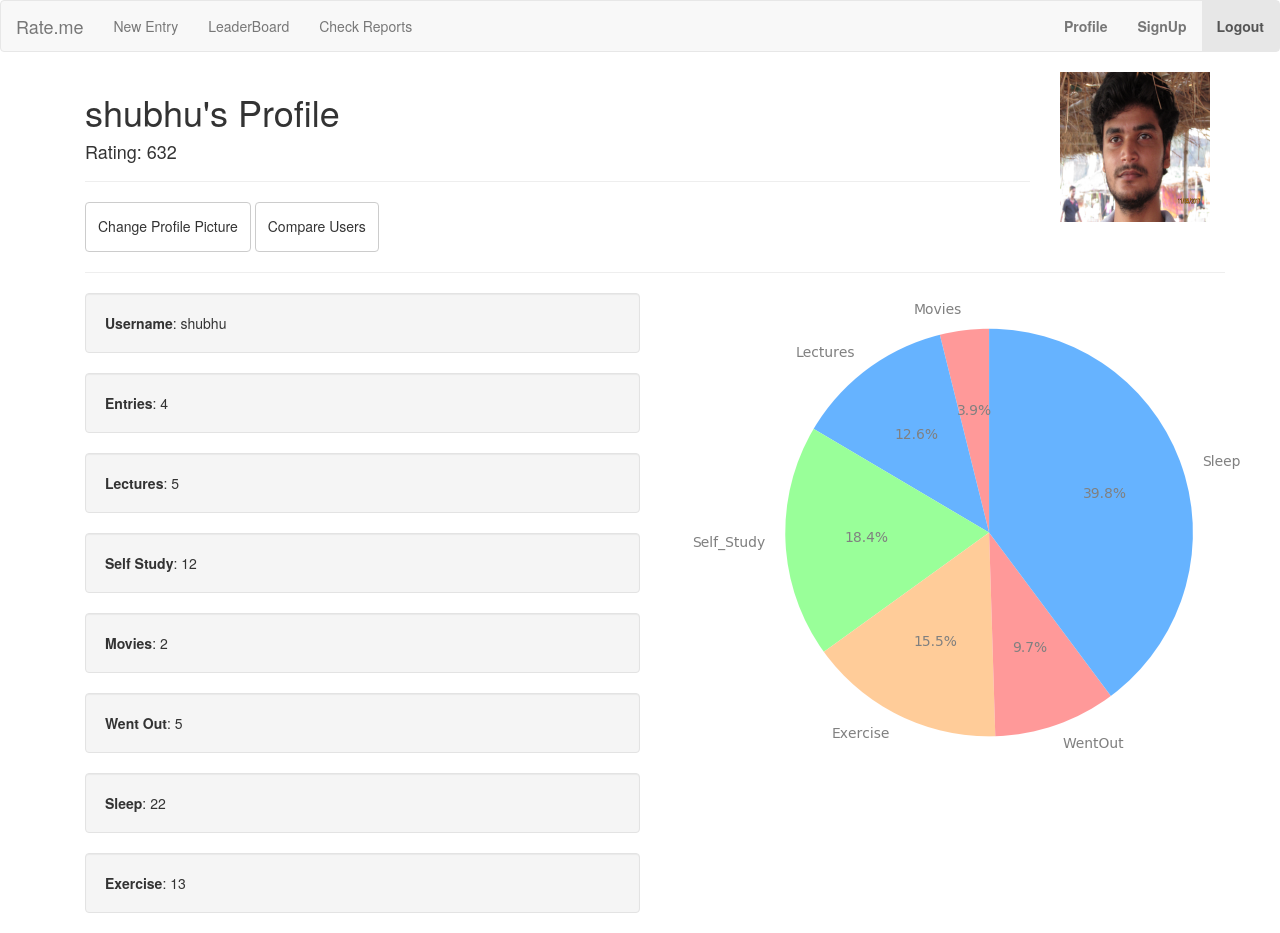
The app's page /users/profile/shubhu/, older data.
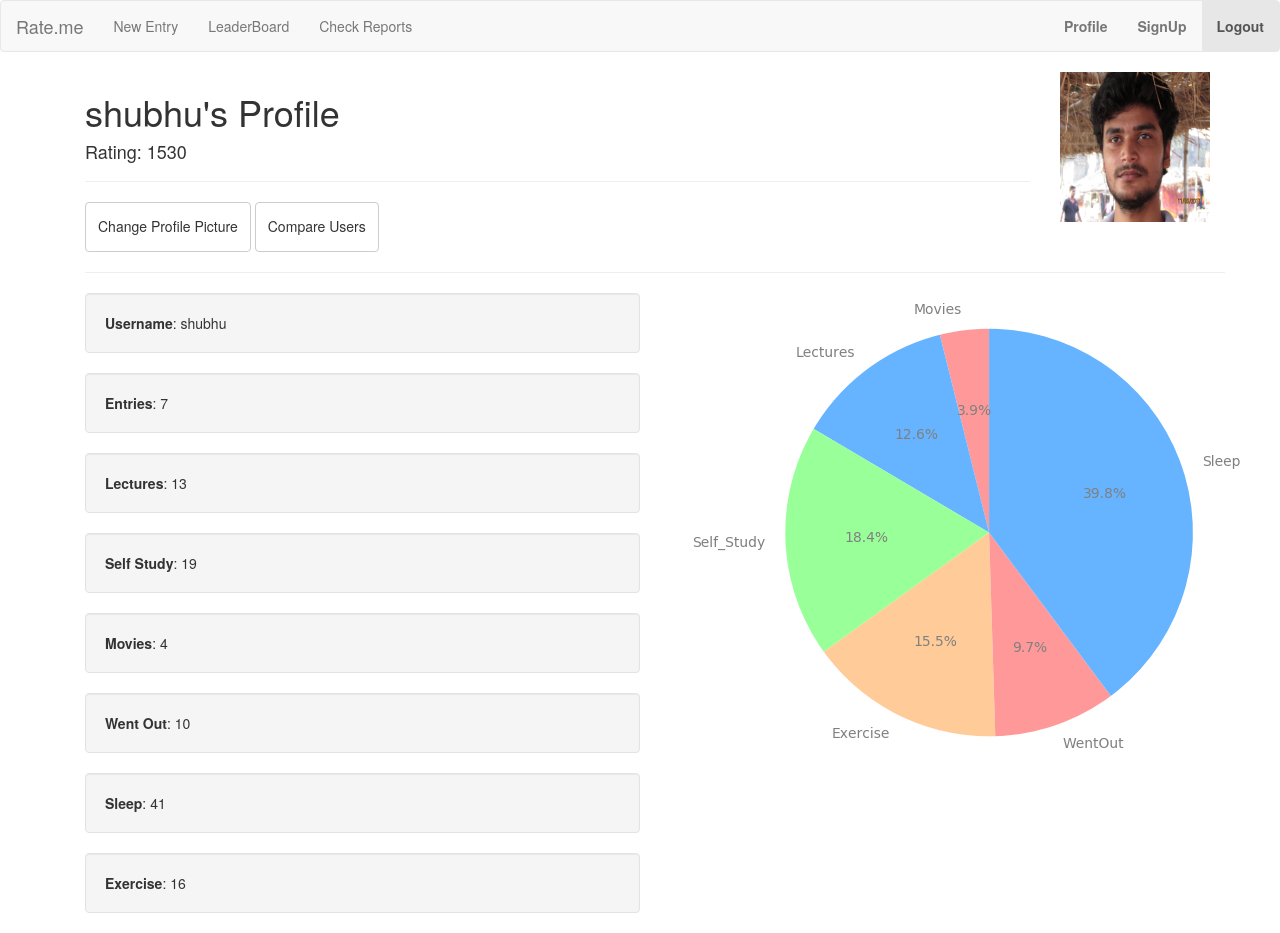
The same page, newer data.
### uusers/models.py (models this page shows)
class UserDetail(models.Model):
	username = models.CharField(max_length=50,primary_key=True)
	time_stamp = models.DateTimeField(auto_now=True)
	totMovie  = models.IntegerField(default=0)
	totStudy = models.IntegerField(default=0)
	totLectures = models.IntegerField(default=0)
	totExercise = models.IntegerField(default=0)
	totWent = models.IntegerField(default=0)
	totSleep = models.IntegerField(default=0)
	logs = models.IntegerField(default=0)
	pie = models.FileField(null=True)
	score = models.IntegerField(default=0)
	rating = models.IntegerField(default=0)
	dp = models.FileField(upload_to='.',default='default.jpeg')

### uusers/views.py (the view)
# urls.py: path('profile/<user>/',views.profile,name='profile'),
def profile(request,user):
	try:
		user_base = UserDetail.objects.get(username=user)
	except UserDetail.DoesNotExist:
		return HttpResponse("User Does Not Exist")
	return render(request,'profile.html',{'data':user_base})

### templates/profile.html (shortened to what this page needs)
{% extends 'base.html' %}
{% block content %}
{% load bootstrap3 %}
<div class="container">
<div class="row">
	<div class="col-md-10">
		<h1>{{data.username}}'s Profile</h1>
		<h4>Rating: {{data.rating}}</h4>
		<hr>
		<a href="{% url 'updatepic' %}">
		<button class="btn btn-default">
			<h5>Change Profile Picture</h5>
		</button>
		</a>
		<a href="{% url 'compareform' %}">
		<button class="btn btn-default">
			<h5>Compare Users</h5>
		</button>
		</a>
	</div>
	<div class="col-md-2">
		<img class='round' src="{{data.dp.url}}" width="150px" height="150px">
	</div>
</div>
<hr>
<div class="row">
	<div class='col-md-6'>
	<div class="well">
		<strong>Username</strong>: {{data.username}}
	</div>
	<div class="well">
		 <strong>Entries</strong>: {{data.logs}}
	</div>
	<div class="well">
		 <strong>Lectures</strong>: {{data.totLectures}}
	</div>
	<div class="well">
		 <strong>Self Study</strong>: {{data.totStudy}}
	</div>
	<div class="well">
		 <strong>Movies</strong>: {{data.totMovie}}
	</div>
	<div class="well">
		 <strong>Went Out</strong>: {{data.totWent}}
	</div>
	<div class="well">
		 <strong>Sleep</strong>: {{data.totSleep}}
	</div>
	<div class="well">
		 <strong>Exercise</strong>: {{data.totExercise}}
	</div>
	</div>
	<div class='col-md-6'>
		<img src="{{data.pie.url}}">
	</div>
</div>
</div>
</div>
{% endblock content %}

### templates/base.html (shortened to what this page needs)
<!DOCTYPE html>
<html>
<head>
    {% load bootstrap3 %}
    {% bootstrap_css %}
</head>
<body>
  <nav class="navbar navbar-default">
  <div class="container-fluid">
    <div class="navbar-header">
      <a class="navbar-brand" href="{% url 'index' %}">Rate.me</a>
    </div>
    <ul class="nav navbar-nav">
      <li><a href="{% url 'entry' %}">New Entry</a></li>
      <li><a href="{% url 'leaderboard' %}">LeaderBoard</a></li>
      <li><a href="{% url 'report' %}">Check Reports</a></li>
    </ul>
    <ul class="nav navbar-nav navbar-right">
      <li><a href="/users/profile/{{user.username}}"><strong>Profile</strong></a></li>
    	<li><a href="{% url 'signup' %}"><strong>SignUp</strong></a></li>
    	<li class="active"><a href="{% url 'logout' %}"><strong>Logout</strong></a></li>
    </ul>
  </div>
</nav>
  <div class='container'>
    {% block content %}
    {% endblock %}
</body>
</html>

Row changes from the older to the newer data that the page shows:
changed UserDetail "shubhu": rating "632" → "1530"; logs "4" → "7"; totLectures "5" → "13"; totStudy "12" → "19"; totMovie "2" → "4"; totWent "5" → "10"; totSleep "22" → "41"; totExercise "13" → "16"
